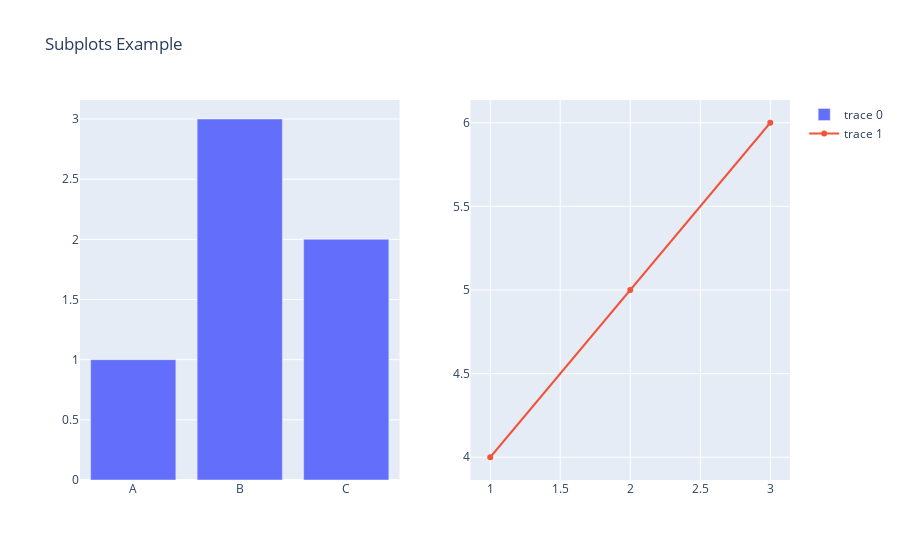

The cell this chart's notebook holds for it:
### Code cell
fig = make_subplots(rows=1, cols=2)
fig.add_trace(go.Bar(x=['A', 'B', 'C'], y=[1, 3, 2]), row=1, col=1)
fig.add_trace(go.Scatter(x=[1, 2, 3], y=[4, 5, 6]), row=1, col=2)
fig.update_layout(title_text='Subplots Example')
fig.show()

### Figure 1 — Plotly figure (JSON) as saved in the notebook; plotly's stock layout.template omitted (floating-point values rounded to 4 significant figures)
{"data": [{"type": "bar", "x": ["A", "B", "C"], "xaxis": "x", "y": [1, 3, 2], "yaxis": "y"}, {"type": "scatter", "x": [1, 2, 3], "xaxis": "x2", "y": [4, 5, 6], "yaxis": "y2"}], "layout": {"title": {"text": "Subplots Example"}, "xaxis": {"anchor": "y", "domain": [0, 0.45]}, "xaxis2": {"anchor": "y2", "domain": [0.55, 1]}, "yaxis": {"anchor": "x", "domain": [0, 1]}, "yaxis2": {"anchor": "x2", "domain": [0, 1]}}}
